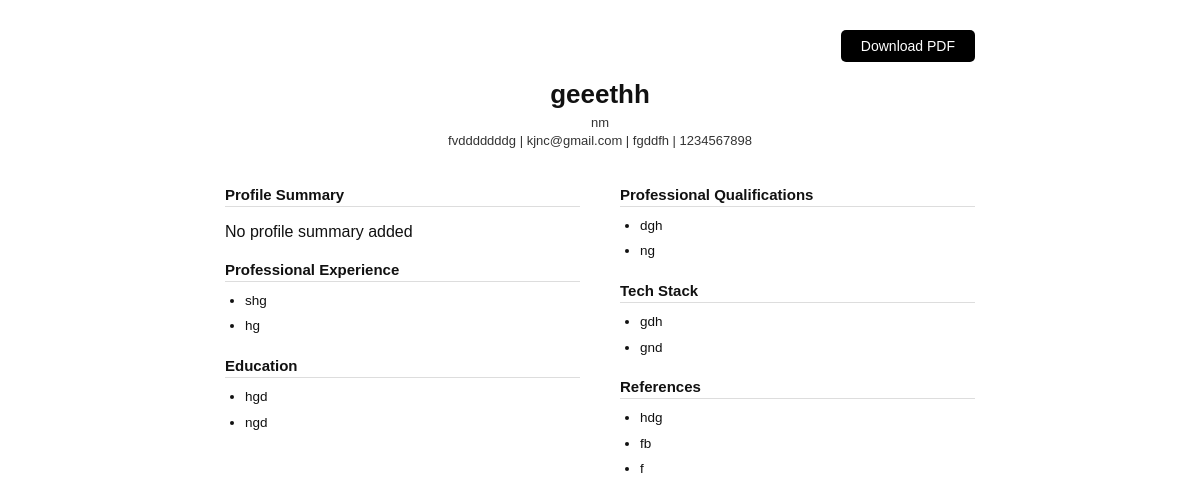
Screenshot of /resume5/5/ with the database file from the repository.
### resume/models.py (models this page shows, shortened)
class Resume5(models.Model):
    user = models.ForeignKey(User, on_delete=models.CASCADE)
    full_name = models.CharField(max_length=100)
    job_title = models.CharField(max_length=100, blank=True, null=True)
    address = models.TextField(blank=True, null=True)
    email = models.EmailField(blank=True, null=True)
    website = models.CharField(max_length=100, blank=True, null=True)
    phone = models.CharField(max_length=20, blank=True, null=True)
    profile_summary = models.TextField(blank=True)
    work_experience = models.TextField(blank=True, null=True)
    education = models.TextField(blank=True, null=True)
    qualifications = models.TextField(blank=True, null=True)
    skills = models.TextField(blank=True, null=True)
    references = models.TextField(blank=True, null=True)
    template_type = models.CharField(max_length=10, default='Resume5')

### resume/views.py (the view)
# urls.py: path('resume5/<int:resume_id>/', views.resume_display5, name='resume_display5'),
def resume_display5(request, resume_id):
    resume = get_object_or_404(Resume5, id=resume_id)
    def split_field(value):
        if not value:
            return []
        return [item.strip() for item in value.replace('\r', '').replace(',', '\n').splitlines() if item.strip()]
    context = {
        "resume": resume,
        "profile_summary": resume.profile_summary,
        "experience_list": split_field(resume.work_experience),
        "education_list": split_field(resume.education),
        "qualifications_list": split_field(resume.qualifications),
        "skills_list": split_field(resume.skills),
        "references_list": split_field(resume.references),
    }
    return render(request, 'resume/resume_display5.html', context)

### resume/templates/resume/resume_display5.html (shortened to what this page needs)
<!DOCTYPE html>
<html lang="en">
<head>
</head>
<body>
  <div class="resume-container">
    <div class="top-bar">
      <a href="{% url 'download_resume_pdf5' resume.id %}" class="download-btn">Download PDF</a>
    </div>
    <div class="header">
      <h1>{{ resume.full_name }}</h1>
      <p>{{ resume.job_title }}</p>
      <p>{{ resume.address }} | {{ resume.email }} | {{ resume.website }} | {{ resume.phone }}</p>
    </div>
    <div class="columns">
      <div class="left-column">
          <div class="section">
              <h2>Profile Summary</h2>
              {% if profile_summary %}
                <p>{{ profile_summary }}</p>
              {% else %}
                <p>No profile summary added</p>
              {% endif %}
          </div>
          {% if experience_list %}
          <div class="section">
              <h2>Professional Experience</h2>
              <ul>
                  {% for item in experience_list %}
                  <li>{{ item }}</li>
                  {% endfor %}
              </ul>
          </div>
          {% endif %}
          {% if education_list %}
          <div class="section">
              <h2>Education</h2>
              <ul>
                  {% for item in education_list %}
                  <li>{{ item }}</li>
                  {% endfor %}
              </ul>
          </div>
          {% endif %}
      </div>
      <div class="right-column">
          {% if qualifications_list %}
          <div class="section">
              <h2>Professional Qualifications</h2>
              <ul>
                  {% for item in qualifications_list %}
                  <li>{{ item }}</li>
                  {% endfor %}
              </ul>
          </div>
          {% endif %}
          {% if skills_list %}
          <div class="section">
              <h2>Tech Stack</h2>
              <ul>
                  {% for skill in skills_list %}
                  <li>{{ skill }}</li>
                  {% endfor %}
              </ul>
          </div>
          {% endif %}
          {% if references_list %}
          <div class="section">
              <h2>References</h2>
              <ul>
                  {% for item in references_list %}
                  <li>{{ item }}</li>
                  {% endfor %}
              </ul>
          </div>
          {% endif %}
      </div>
    </div>
  </div>
</body>
</html>

### resume/templates/resume/resume_display5.html (style rules this page uses)
body { font-family: 'Poppins', sans-serif;margin: 0;padding: 0;background: #fff;color: #111; }
.resume-container { width: 80%; max-width: 750px; margin: 0 auto; padding: 30px 40px; border-radius: 8px; }
.top-bar { display: flex; justify-content: flex-end; margin-bottom: 15px; }
.download-btn { background: #000; color: #fff; text-decoration: none; padding: 8px 20px; border-radius: 5px; font-size: 14px; }
.header { text-align: center; margin-bottom: 25px; }
.header h1 { font-size: 26px; font-weight: 600; margin-bottom: 5px; }
.header p { margin: 3px 0; font-size: 13px; color: #333; }
.columns { display: flex; gap: 40px; }
.left-column, .right-column { width: 50%; }
.section { margin-bottom: 20px; text-align: left; }
.section h2 { font-size: 15px; font-weight: 600; margin-bottom: 8px; border-bottom: 1px solid #ddd; padding-bottom: 3px; }
ul { list-style: disc; padding-left: 20px; margin: 0; }
li { margin-bottom: 4px; font-size: 13.5px; line-height: 1.6; }

### rows the page displays
Resume5: full_name "geeethh", job_title "nm", address "fvdddddddg", email "kjnc@gmail.com", website "fgddfh", phone "1234567898"

### other values shown
{{ item }} "shg" "hg"
{{ item }} "hgd" "ngd"
{{ item }} "dgh" "ng"
{{ skill }} "gdh" "gnd"
{{ item }} "hdg" "fb" "f"
